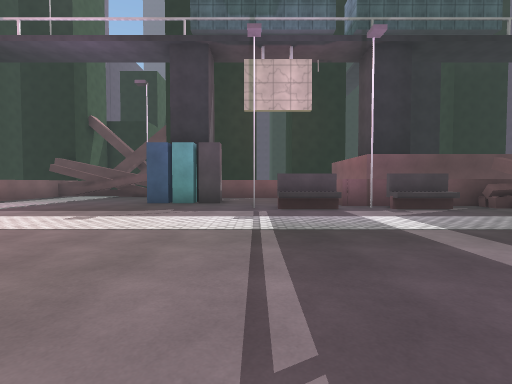
view 1 (above)

24 first-person views from a walk through a scene from a Unity 3-D project. The camera is 1.4 m above the floor, tilts 2° down and sees 85° across. The floor is counted in squares, 2 m on a side. Each view is taken from the middle of a square. On the plan, view 1 faces up. The plan holds only what a view shows up to about 9 squares ahead; the rest is blank. The place goes on beyond the plan. Some animated figures are left out. Some surface patterns are stand-ins.

view 2
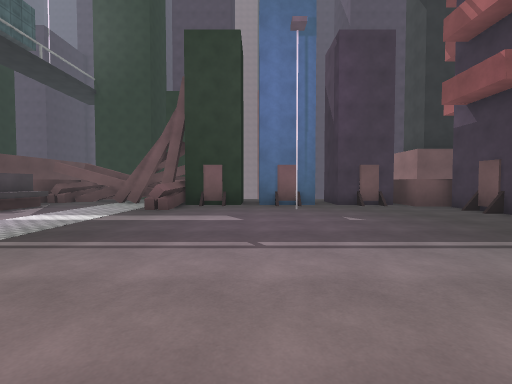

view 3
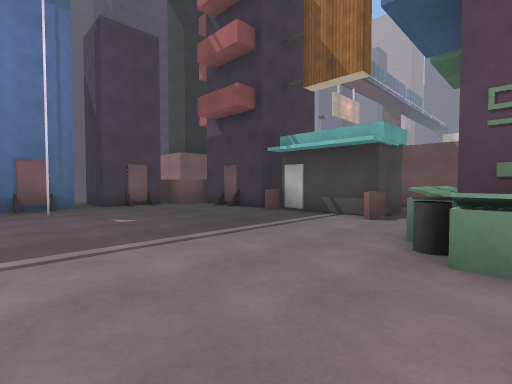

view 4
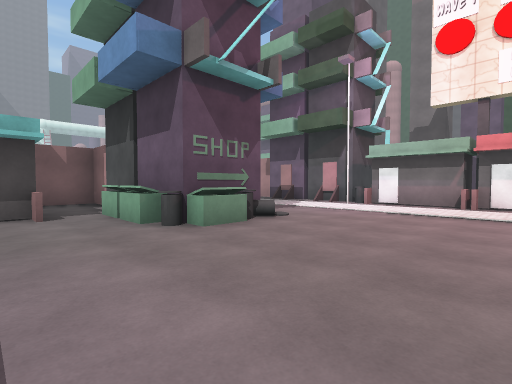

view 5
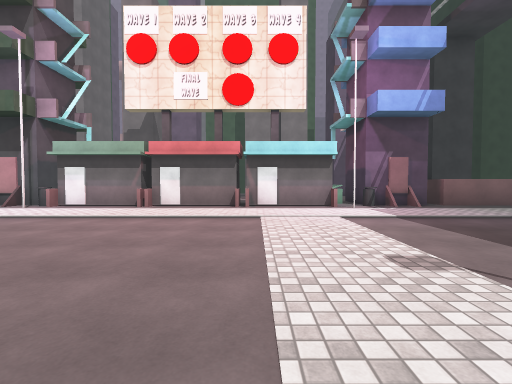

view 6
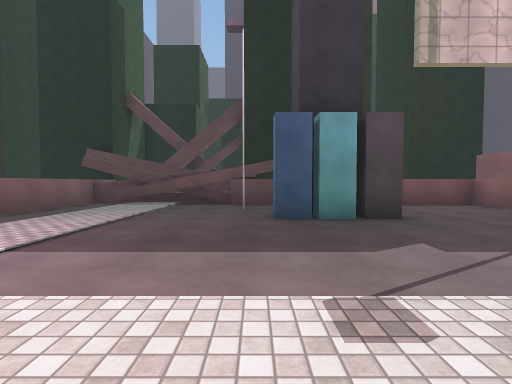

view 7
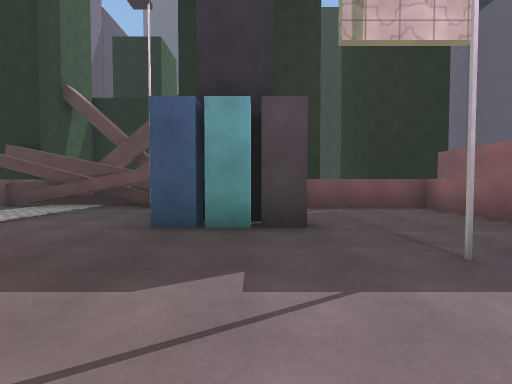

view 8
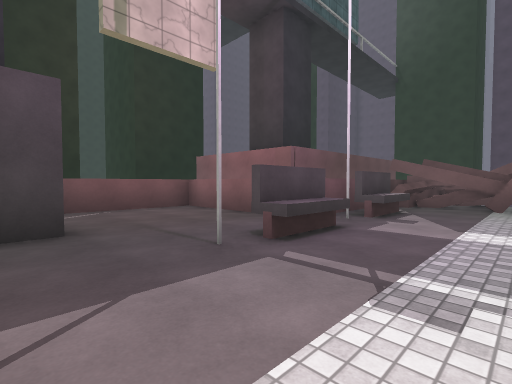

view 9
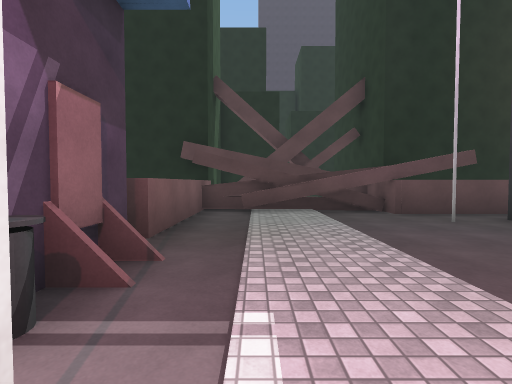

view 10
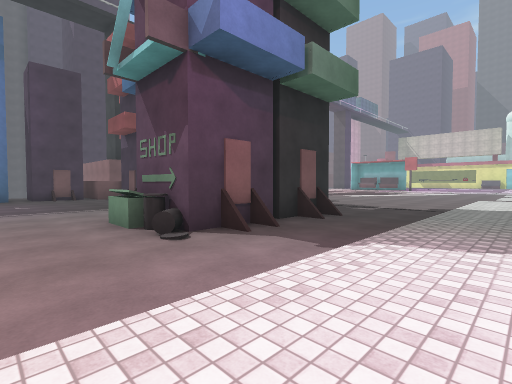

view 11
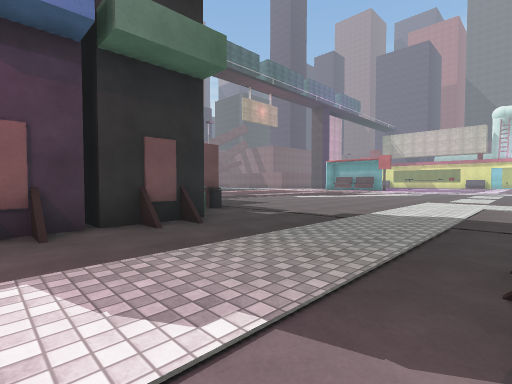

view 12
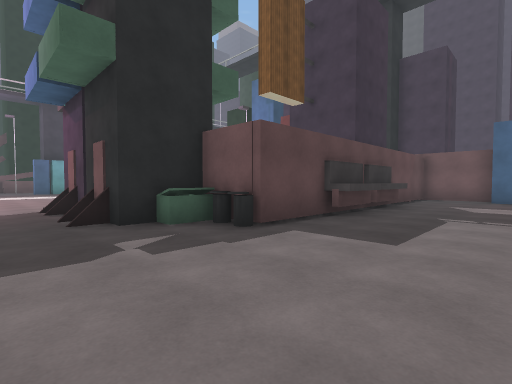

view 13
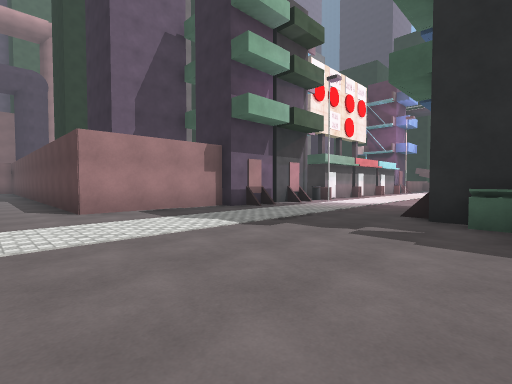

view 14
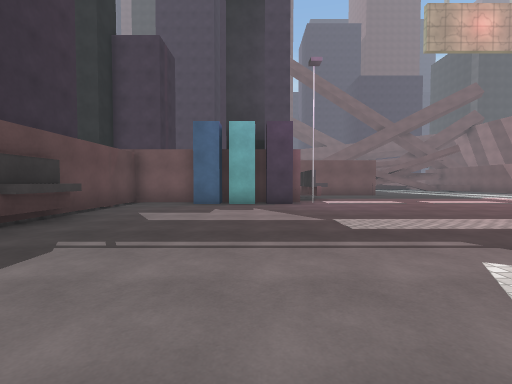

view 15
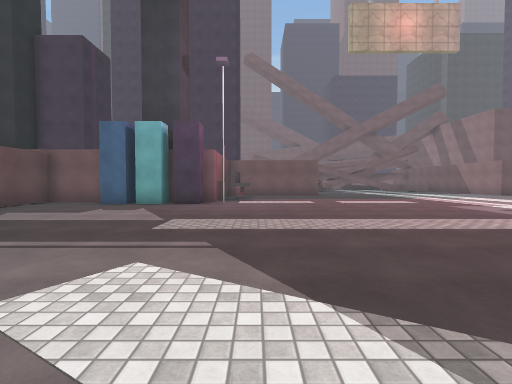

view 16
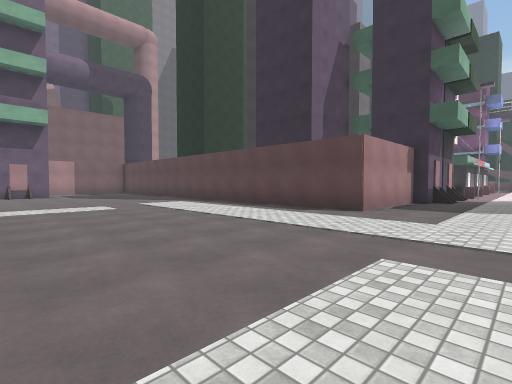

view 17
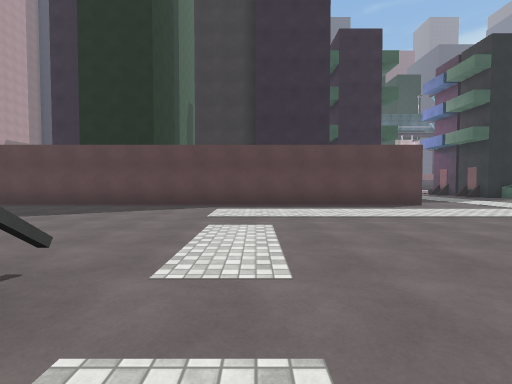

view 18
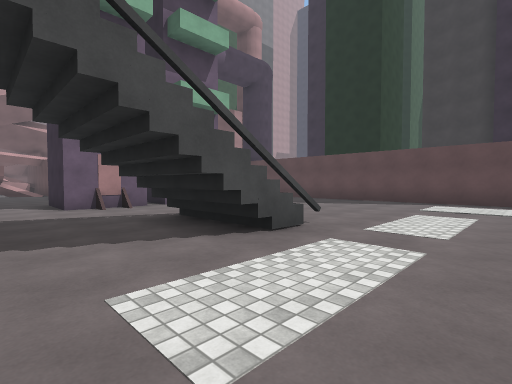

view 19
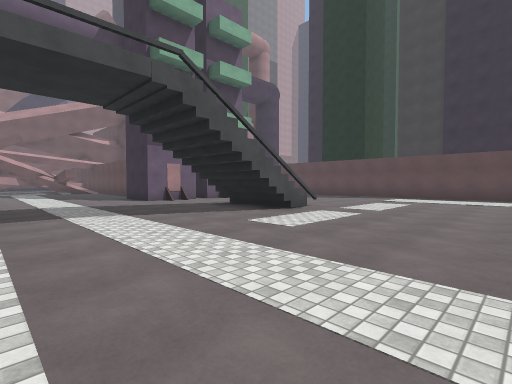

view 20
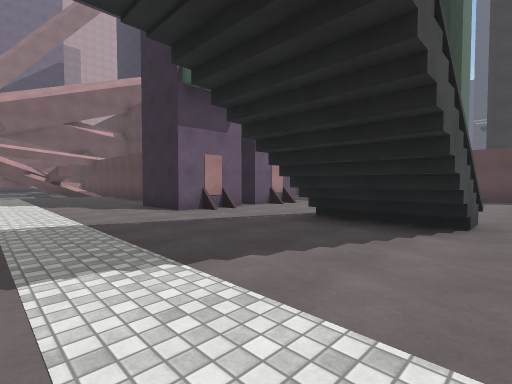

view 21
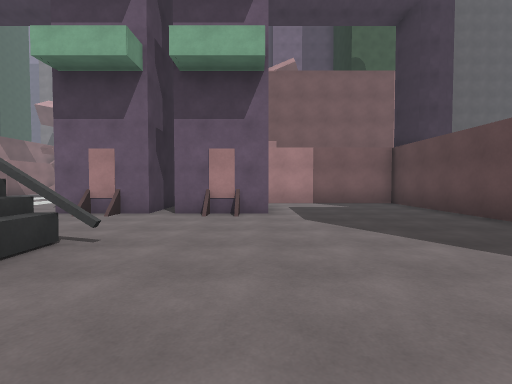

view 22
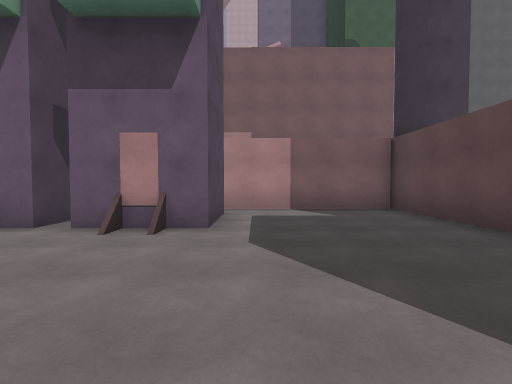

view 23
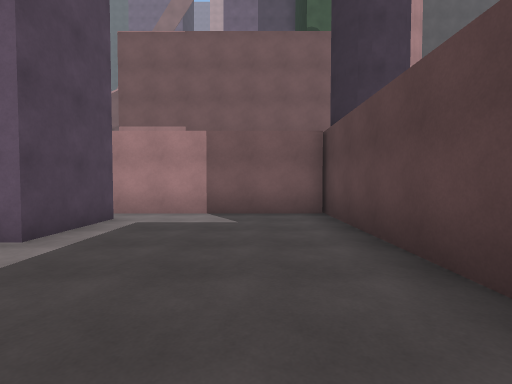

view 24
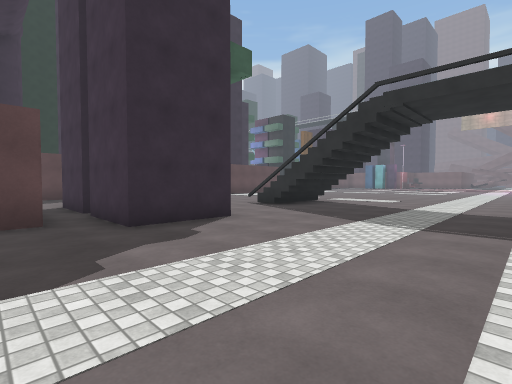

### Floor plan
Key: @ floor where view 1 was taken; # wall or solid block; . floor; / step, stairs or slope; = window, fence, low wall or low ledge; ^ raised ledge; C cylinder; I disc; O other object.
Columns run from 26 left of view 1 to 6 right of it. Each row starts with its distance up from view 1.
 14                 ###  #####
 13                 #.############
 12                 #............#
 11                 #......# ....##
 10                 #......##....#
  9                 #............#
  8                 #C...........####
  7                 #I........#^^.^^.
  6                 ##...............
  5                  #..............#
  4                 ##............###
  3                  #............###
  2                  #..............#
  1                 ##..............#
  0                  #........@...#.#
 -1                  #..............#
 -2                  O....COC.......#
 -3                 #/....##^.......#
 -4                 #/....##^=.....##
 -5                 #/....O#########
 -6                 #/....####
 -7                 #......O
 -8                 #......C#########
 -9                 #................
-10 #################...............#
-11 #...............................#
-12 #...............................#
-13 #...................    ........#
-14 #...................    ........
-15 #.###...............   ..........
-16  .###...............    .........
-17  .##...=.^..........     ........
-18 #.###..#^#.....           .......
-19 ..###..###.....            ......
-20 ...............             .....
-21 ...............              ....
-22 ...............               ...
-23 ...............
-24 ...............

Where each view was taken, in squares from view 1:
view 1: 0 up, 0 right, facing up
view 2: 1 up, 3 left, facing right
view 3: 1 up, 3 left, facing down-right
view 4: 2 up, 0 right, facing down-left
view 5: 4 up, 1 left, facing left
view 6: 4 up, 4 left, facing up
view 7: 5 up, 2 left, facing up
view 8: 5 up, 2 left, facing up-right
view 9: 6 up, 8 left, facing up
view 10: 0 up, 8 left, facing down-right
view 11: 3 down, 9 left, facing down-right
view 12: 11 down, 6 left, facing up-right
view 13: 12 down, 3 left, facing up-left
view 14: 12 down, 3 left, facing right
view 15: 15 down, 3 left, facing right
view 16: 17 down, 7 left, facing up-left
view 17: 19 down, 15 left, facing up
view 18: 21 down, 14 left, facing up-left
view 19: 24 down, 12 left, facing up-left
view 20: 23 down, 16 left, facing up-left
view 21: 15 down, 16 left, facing left
view 22: 14 down, 18 left, facing left
view 23: 12 down, 19 left, facing left
view 24: 24 down, 26 left, facing up-right
